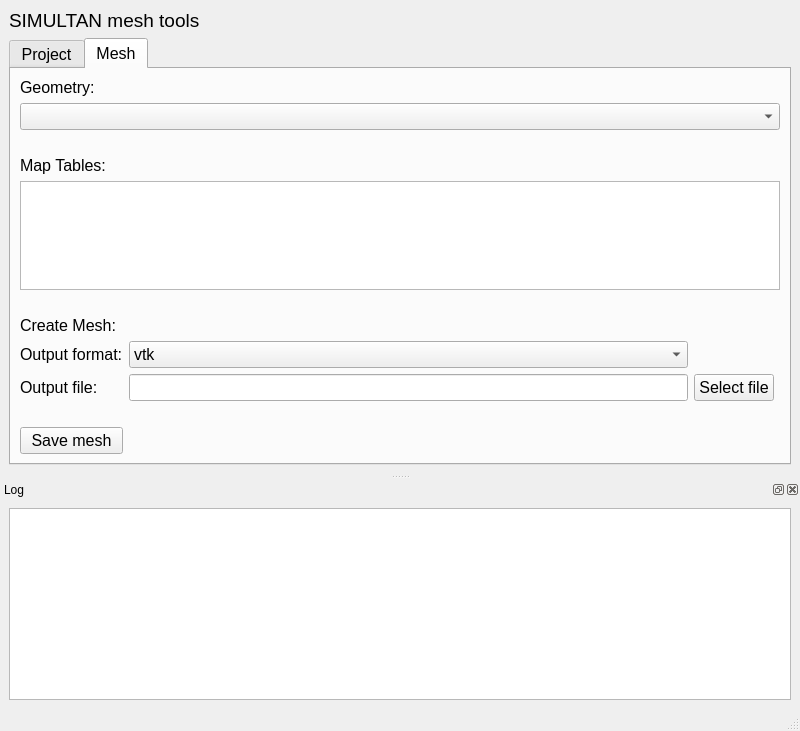
<?xml version="1.0" encoding="UTF-8"?>
<ui version="4.0">
 <class>MainWindow</class>
 <widget class="QMainWindow" name="MainWindow">
  <property name="geometry">
   <rect>
    <x>0</x>
    <y>0</y>
    <width>800</width>
    <height>731</height>
   </rect>
  </property>
  <property name="windowTitle">
   <string>MainWindow</string>
  </property>
  <widget class="QWidget" name="centralwidget">
   <layout class="QGridLayout" name="gridLayout">
    <item row="0" column="0">
     <widget class="QLabel" name="label">
      <property name="font">
       <font>
        <pointsize>14</pointsize>
       </font>
      </property>
      <property name="text">
       <string>SIMULTAN mesh tools</string>
      </property>
     </widget>
    </item>
    <item row="1" column="0">
     <widget class="QTabWidget" name="tabWidget">
      <property name="font">
       <font>
        <pointsize>12</pointsize>
       </font>
      </property>
      <property name="currentIndex">
       <number>1</number>
      </property>
      <widget class="QWidget" name="project_tab">
       <attribute name="title">
        <string>Project</string>
       </attribute>
       <layout class="QGridLayout" name="gridLayout_2">
        <item row="2" column="1">
         <widget class="QLabel" name="label_3">
          <property name="text">
           <string>User:</string>
          </property>
         </widget>
        </item>
        <item row="3" column="1">
         <widget class="QLabel" name="label_4">
          <property name="text">
           <string>Password:</string>
          </property>
         </widget>
        </item>
        <item row="0" column="1" colspan="5">
         <spacer name="verticalSpacer_2">
          <property name="orientation">
           <enum>Qt::Vertical</enum>
          </property>
          <property name="sizeType">
           <enum>QSizePolicy::Fixed</enum>
          </property>
          <property name="sizeHint" stdset="0">
           <size>
            <width>20</width>
            <height>20</height>
           </size>
          </property>
         </spacer>
        </item>
        <item row="1" column="1">
         <widget class="QLabel" name="label_2">
          <property name="text">
           <string>Simultan Project</string>
          </property>
         </widget>
        </item>
        <item row="1" column="5">
         <widget class="QPushButton" name="cp_pushButton">
          <property name="text">
           <string>Select project</string>
          </property>
         </widget>
        </item>
        <item row="6" column="2">
         <widget class="QPushButton" name="save_pushButton">
          <property name="text">
           <string>Save project</string>
          </property>
         </widget>
        </item>
        <item row="6" column="1">
         <widget class="QPushButton" name="load_project_pushButton">
          <property name="text">
           <string>Load Project</string>
          </property>
         </widget>
        </item>
        <item row="3" column="2" colspan="4">
         <widget class="QLineEdit" name="password_lineEdit"/>
        </item>
        <item row="1" column="2" colspan="3">
         <widget class="QLineEdit" name="project_lineEdit"/>
        </item>
        <item row="2" column="2" colspan="4">
         <widget class="QLineEdit" name="user_lineEdit"/>
        </item>
        <item row="6" column="3">
         <widget class="QPushButton" name="close_project_pushButton">
          <property name="text">
           <string>Close project</string>
          </property>
         </widget>
        </item>
        <item row="5" column="1">
         <spacer name="verticalSpacer_3">
          <property name="orientation">
           <enum>Qt::Vertical</enum>
          </property>
          <property name="sizeType">
           <enum>QSizePolicy::Fixed</enum>
          </property>
          <property name="sizeHint" stdset="0">
           <size>
            <width>20</width>
            <height>20</height>
           </size>
          </property>
         </spacer>
        </item>
        <item row="7" column="2">
         <spacer name="verticalSpacer_7">
          <property name="orientation">
           <enum>Qt::Vertical</enum>
          </property>
          <property name="sizeHint" stdset="0">
           <size>
            <width>20</width>
            <height>40</height>
           </size>
          </property>
         </spacer>
        </item>
       </layout>
      </widget>
      <widget class="QWidget" name="tab_2">
       <attribute name="title">
        <string>Mesh</string>
       </attribute>
       <layout class="QGridLayout" name="gridLayout_3">
        <item row="8" column="0" colspan="4">
         <spacer name="verticalSpacer_5">
          <property name="orientation">
           <enum>Qt::Vertical</enum>
          </property>
          <property name="sizeType">
           <enum>QSizePolicy::Fixed</enum>
          </property>
          <property name="sizeHint" stdset="0">
           <size>
            <width>20</width>
            <height>20</height>
           </size>
          </property>
         </spacer>
        </item>
        <item row="7" column="0" colspan="4">
         <widget class="QListView" name="tables_listView">
          <property name="minimumSize">
           <size>
            <width>0</width>
            <height>100</height>
           </size>
          </property>
         </widget>
        </item>
        <item row="6" column="0">
         <widget class="QLabel" name="label_8">
          <property name="text">
           <string>Map Tables:</string>
          </property>
         </widget>
        </item>
        <item row="2" column="0" colspan="4">
         <spacer name="verticalSpacer_4">
          <property name="orientation">
           <enum>Qt::Vertical</enum>
          </property>
          <property name="sizeType">
           <enum>QSizePolicy::Fixed</enum>
          </property>
          <property name="sizeHint" stdset="0">
           <size>
            <width>20</width>
            <height>20</height>
           </size>
          </property>
         </spacer>
        </item>
        <item row="1" column="0" colspan="4">
         <widget class="QComboBox" name="geometry_comboBox"/>
        </item>
        <item row="9" column="0">
         <widget class="QLabel" name="label_6">
          <property name="text">
           <string>Create Mesh:</string>
          </property>
         </widget>
        </item>
        <item row="0" column="0" colspan="2">
         <widget class="QLabel" name="label_5">
          <property name="text">
           <string>Geometry:</string>
          </property>
         </widget>
        </item>
        <item row="11" column="1">
         <widget class="QLineEdit" name="mesh_output_lineEdit"/>
        </item>
        <item row="14" column="0" colspan="4">
         <spacer name="verticalSpacer">
          <property name="orientation">
           <enum>Qt::Vertical</enum>
          </property>
          <property name="sizeHint" stdset="0">
           <size>
            <width>20</width>
            <height>40</height>
           </size>
          </property>
         </spacer>
        </item>
        <item row="11" column="0">
         <widget class="QLabel" name="label_7">
          <property name="text">
           <string>Output file:</string>
          </property>
         </widget>
        </item>
        <item row="11" column="2">
         <widget class="QPushButton" name="select_file_pushButton">
          <property name="text">
           <string>Select file</string>
          </property>
         </widget>
        </item>
        <item row="13" column="0">
         <widget class="QPushButton" name="save_mesh_pushButton">
          <property name="text">
           <string>Save mesh</string>
          </property>
         </widget>
        </item>
        <item row="10" column="1">
         <widget class="QComboBox" name="mesh_format_comboBox">
          <item>
           <property name="text">
            <string>vtk</string>
           </property>
          </item>
          <item>
           <property name="text">
            <string>xdmf</string>
           </property>
          </item>
         </widget>
        </item>
        <item row="10" column="0">
         <widget class="QLabel" name="label_9">
          <property name="text">
           <string>Output format:</string>
          </property>
         </widget>
        </item>
        <item row="12" column="0">
         <spacer name="verticalSpacer_6">
          <property name="orientation">
           <enum>Qt::Vertical</enum>
          </property>
          <property name="sizeType">
           <enum>QSizePolicy::Fixed</enum>
          </property>
          <property name="sizeHint" stdset="0">
           <size>
            <width>20</width>
            <height>20</height>
           </size>
          </property>
         </spacer>
        </item>
       </layout>
      </widget>
     </widget>
    </item>
   </layout>
  </widget>
  <widget class="QMenuBar" name="menubar">
   <property name="geometry">
    <rect>
     <x>0</x>
     <y>0</y>
     <width>800</width>
     <height>26</height>
    </rect>
   </property>
  </widget>
  <widget class="QStatusBar" name="statusbar"/>
  <widget class="QDockWidget" name="log_dockWidget">
   <property name="windowTitle">
    <string>Log</string>
   </property>
   <attribute name="dockWidgetArea">
    <number>8</number>
   </attribute>
   <widget class="QWidget" name="dockWidgetContents">
    <layout class="QGridLayout" name="gridLayout_4">
     <item row="0" column="0">
      <widget class="QPlainTextEdit" name="log_plainTextEdit">
       <property name="sizePolicy">
        <sizepolicy hsizetype="Expanding" vsizetype="Expanding">
         <horstretch>0</horstretch>
         <verstretch>0</verstretch>
        </sizepolicy>
       </property>
      </widget>
     </item>
    </layout>
   </widget>
  </widget>
 </widget>
 <resources/>
 <connections/>
</ui>
